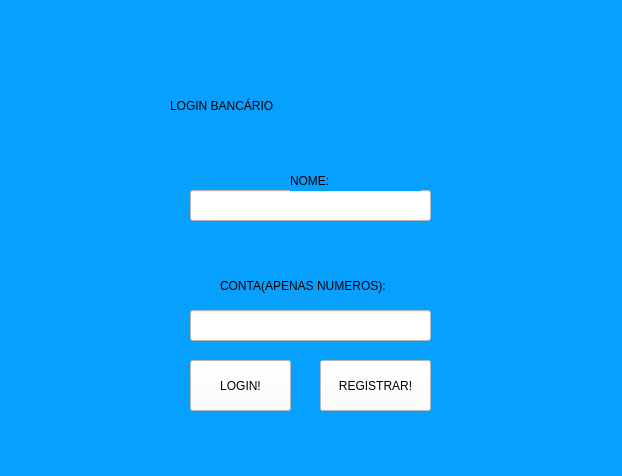
<?xml version="1.0" encoding="UTF-8"?>
<ui version="4.0">
 <class>MainWindow</class>
 <widget class="QMainWindow" name="MainWindow">
  <property name="geometry">
   <rect>
    <x>0</x>
    <y>0</y>
    <width>622</width>
    <height>476</height>
   </rect>
  </property>
  <property name="windowTitle">
   <string>BANCO GUEEG GAMING</string>
  </property>
  <property name="styleSheet">
   <string notr="true">background-color: rgb(7, 160, 255);</string>
  </property>
  <widget class="QWidget" name="centralwidget">
   <widget class="QLabel" name="label">
    <property name="geometry">
     <rect>
      <x>170</x>
      <y>-10</y>
      <width>301</width>
      <height>231</height>
     </rect>
    </property>
    <property name="styleSheet">
     <string notr="true">font: 20pt &quot;Grand Aventure Text&quot;;
font: 48pt &quot;Grand Aventure Text&quot;;</string>
    </property>
    <property name="text">
     <string>LOGIN BANCÁRIO</string>
    </property>
   </widget>
   <widget class="QLineEdit" name="inputNomeBancario">
    <property name="geometry">
     <rect>
      <x>190</x>
      <y>190</y>
      <width>241</width>
      <height>31</height>
     </rect>
    </property>
    <property name="styleSheet">
     <string notr="true">background-color: rgb(255, 255, 255);</string>
    </property>
   </widget>
   <widget class="QLineEdit" name="inputContaBanco">
    <property name="geometry">
     <rect>
      <x>190</x>
      <y>310</y>
      <width>241</width>
      <height>31</height>
     </rect>
    </property>
    <property name="styleSheet">
     <string notr="true">background-color: rgb(255, 255, 255);</string>
    </property>
   </widget>
   <widget class="QLabel" name="label_2">
    <property name="geometry">
     <rect>
      <x>290</x>
      <y>170</y>
      <width>131</width>
      <height>21</height>
     </rect>
    </property>
    <property name="styleSheet">
     <string notr="true">font: 18pt &quot;Grand Aventure Text&quot;;</string>
    </property>
    <property name="text">
     <string>NOME:</string>
    </property>
   </widget>
   <widget class="QLabel" name="label_3">
    <property name="geometry">
     <rect>
      <x>220</x>
      <y>270</y>
      <width>211</width>
      <height>31</height>
     </rect>
    </property>
    <property name="styleSheet">
     <string notr="true">font: 18pt &quot;Grand Aventure Text&quot;;</string>
    </property>
    <property name="text">
     <string>CONTA(APENAS NUMEROS):</string>
    </property>
   </widget>
   <widget class="QPushButton" name="buttonLogin">
    <property name="geometry">
     <rect>
      <x>190</x>
      <y>360</y>
      <width>101</width>
      <height>51</height>
     </rect>
    </property>
    <property name="styleSheet">
     <string notr="true">background-color: rgb(255, 255, 255);</string>
    </property>
    <property name="text">
     <string>LOGIN!</string>
    </property>
   </widget>
   <widget class="QLabel" name="label_Error">
    <property name="geometry">
     <rect>
      <x>120</x>
      <y>420</y>
      <width>401</width>
      <height>41</height>
     </rect>
    </property>
    <property name="styleSheet">
     <string notr="true">font: 87 14pt &quot;Arial Black&quot;;</string>
    </property>
    <property name="text">
     <string/>
    </property>
   </widget>
   <widget class="QPushButton" name="buttonRegister">
    <property name="geometry">
     <rect>
      <x>320</x>
      <y>360</y>
      <width>111</width>
      <height>51</height>
     </rect>
    </property>
    <property name="styleSheet">
     <string notr="true">background-color: rgb(255, 255, 255);</string>
    </property>
    <property name="text">
     <string>REGISTRAR!</string>
    </property>
   </widget>
  </widget>
 </widget>
 <resources/>
 <connections/>
</ui>
